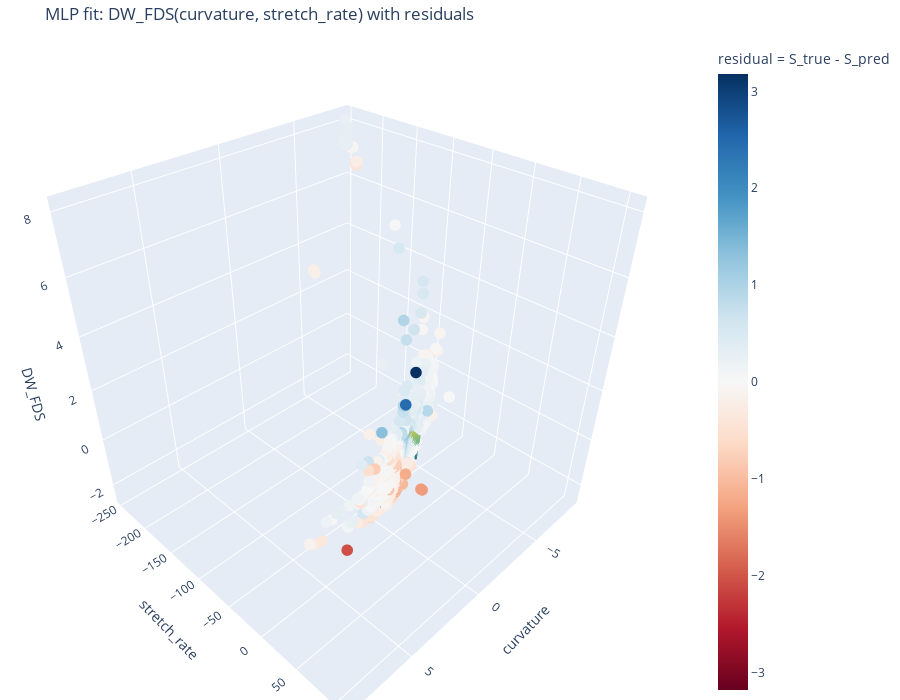

The code cell stored with this chart in its notebook:
### Code cell
import numpy as np
import plotly.graph_objects as go

# ============================================================
# 1) Collect data and predictions from the MLP(curv + stretch)
# ============================================================
target_var = "DW_FDS"

curv_vals  = df_clean["curvature"].to_numpy()
stre_vals  = df_clean["stretch_rate"].to_numpy()
y_true     = df_clean[target_var].to_numpy()

# Build feature matrix and scale it with the SAME scaler used in training
X_cs_all       = np.column_stack([curv_vals, stre_vals])
X_cs_all_scaled = scaler_cs.transform(X_cs_all)

y_pred_all = mlp_cs.predict(X_cs_all_scaled)
residuals  = y_true - y_pred_all

# For colouring: symmetric limits around 0
abs_max_res = np.max(np.abs(residuals))

# ============================================================
# 2) Build a grid in (curvature, stretch_rate) space
#    and evaluate the MLP on that grid to get the surface
# ============================================================
# Use central 1–99% range to avoid extreme outliers
curv_min, curv_max = np.percentile(curv_vals, [1, 99])
stre_min, stre_max = np.percentile(stre_vals, [1, 99])

n_grid = 50  # resolution of the surface

curv_lin = np.linspace(curv_min, curv_max, n_grid)
stre_lin = np.linspace(stre_min, stre_max, n_grid)

C_grid, S_grid = np.meshgrid(curv_lin, stre_lin)
X_grid = np.column_stack([C_grid.ravel(), S_grid.ravel()])
X_grid_scaled = scaler_cs.transform(X_grid)

Z_pred = mlp_cs.predict(X_grid_scaled).reshape(C_grid.shape)

# ============================================================
# 3) Build Plotly 3D figure: surface + scatter
# ============================================================
fig = go.Figure()

# --- fitted surface S_d_hat(curv, stretch) ---
fig.add_trace(
    go.Surface(
        x=C_grid,
        y=S_grid,
        z=Z_pred,
        colorscale="Viridis",
        opacity=0.7,
        showscale=False,
        name="MLP surface",
    )
)

# --- data points coloured by residual ---
fig.add_trace(
    go.Scatter3d(
        x=curv_vals,
        y=stre_vals,
        z=y_true,
        mode="markers",
        marker=dict(
            size=4,
            color=residuals,
            colorscale="RdBu",
            cmin=-abs_max_res,
            cmax= abs_max_res,
            colorbar=dict(
                title="residual = S_true - S_pred",
            ),
        ),
        name="DNS points",
        hovertemplate=(
            "curvature=%{x:.4e}<br>"
            "stretch_rate=%{y:.4e}<br>"
            f"{target_var} (true)=%{{z:.4e}}<br>"
            f"{target_var} (pred)=%{{customdata[0]:.4e}}<br>"
            "residual=%{marker.color:.4e}"
            "<extra></extra>"
        ),
        customdata=np.column_stack([y_pred_all]),
    )
)

fig.update_layout(
    scene=dict(
        xaxis_title="curvature",
        yaxis_title="stretch_rate",
        zaxis_title=target_var,
    ),
    width=900,
    height=700,
    margin=dict(l=0, r=0, t=40, b=0),
    title="MLP fit: DW_FDS(curvature, stretch_rate) with residuals",
)

fig.show()

### Figure 1 — Plotly figure (JSON) as saved in the notebook; plotly's stock layout.template omitted (floating-point values rounded to 4 significant figures; data arrays with more than 128 entries replaced by an {"elided": "..."} marker saying what was removed)
{"data": [{"colorscale": [[0.0, "#440154"], [0.1111, "#482878"], [0.2222, "#3e4989"], [0.3333, "#31688e"], [0.4444, "#26828e"], [0.5556, "#1f9e89"], [0.6667, "#35b779"], [0.7778, "#6ece58"], [0.8889, "#b5de2b"], [1.0, "#fde725"]], "name": "MLP surface", "opacity": 0.7, "showscale": false, "x": {"elided": "50x50 float values"}, "y": {"elided": "50x50 float values"}, "z": {"elided": "50x50 float values"}, "type": "surface"}, {"customdata": {"elided": "53573x1 float values"}, "hovertemplate": "curvature=%{x:.4e}<br>stretch_rate=%{y:.4e}<br>DW_FDS (true)=%{z:.4e}<br>DW_FDS (pred)=%{customdata[0]:.4e}<br>residual=%{marker.color:.4e}<extra></extra>", "marker": {"cmax": 3.18, "cmin": -3.18, "color": {"elided": "53573 float values"}, "colorbar": {"title": {"text": "residual = S_true - S_pred"}}, "colorscale": [[0.0, "rgb(103,0,31)"], [0.1, "rgb(178,24,43)"], [0.2, "rgb(214,96,77)"], [0.3, "rgb(244,165,130)"], [0.4, "rgb(253,219,199)"], [0.5, "rgb(247,247,247)"], [0.6, "rgb(209,229,240)"], [0.7, "rgb(146,197,222)"], [0.8, "rgb(67,147,195)"], [0.9, "rgb(33,102,172)"], [1.0, "rgb(5,48,97)"]], "size": 4}, "mode": "markers", "name": "DNS points", "x": {"elided": "53573 float values"}, "y": {"elided": "53573 float values"}, "z": {"elided": "53573 float values"}, "type": "scatter3d"}], "layout": {"margin": {"l": 0, "r": 0, "t": 40, "b": 0}, "scene": {"xaxis": {"title": {"text": "curvature"}}, "yaxis": {"title": {"text": "stretch_rate"}}, "zaxis": {"title": {"text": "DW_FDS"}}}, "width": 900, "height": 700, "title": {"text": "MLP fit: DW_FDS(curvature, stretch_rate) with residuals"}}}
